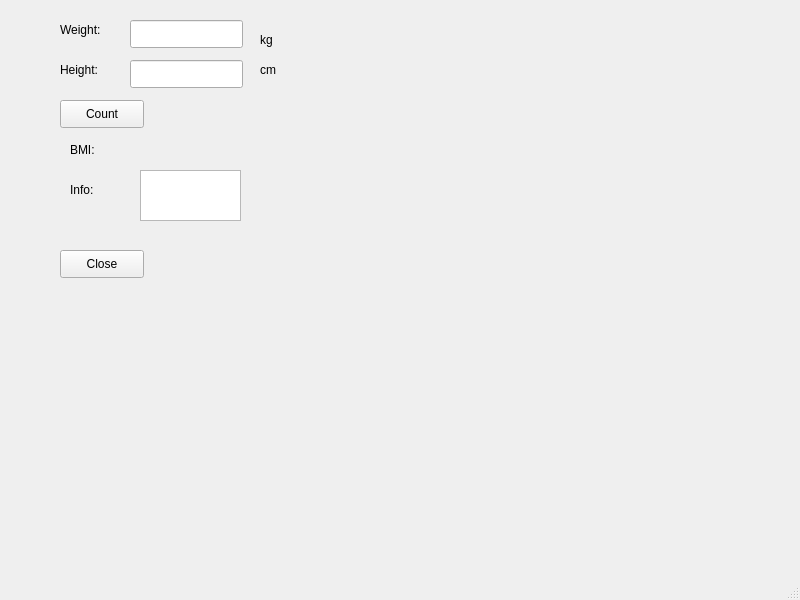
<?xml version="1.0" encoding="UTF-8"?>
<ui version="4.0">
 <class>MainWindow</class>
 <widget class="QMainWindow" name="MainWindow">
  <property name="geometry">
   <rect>
    <x>0</x>
    <y>0</y>
    <width>800</width>
    <height>600</height>
   </rect>
  </property>
  <property name="windowTitle">
   <string>MainWindow</string>
  </property>
  <widget class="QWidget" name="centralwidget">
   <widget class="QPushButton" name="closeButton">
    <property name="geometry">
     <rect>
      <x>60</x>
      <y>250</y>
      <width>84</width>
      <height>28</height>
     </rect>
    </property>
    <property name="text">
     <string>Close</string>
    </property>
   </widget>
   <widget class="QLabel" name="HeightLabel">
    <property name="geometry">
     <rect>
      <x>60</x>
      <y>60</y>
      <width>63</width>
      <height>20</height>
     </rect>
    </property>
    <property name="text">
     <string>Height:</string>
    </property>
   </widget>
   <widget class="QLineEdit" name="heightLineEdit">
    <property name="geometry">
     <rect>
      <x>130</x>
      <y>60</y>
      <width>113</width>
      <height>28</height>
     </rect>
    </property>
   </widget>
   <widget class="QLabel" name="cmLabel">
    <property name="geometry">
     <rect>
      <x>260</x>
      <y>60</y>
      <width>63</width>
      <height>20</height>
     </rect>
    </property>
    <property name="text">
     <string>cm</string>
    </property>
   </widget>
   <widget class="QLabel" name="bmiLabel">
    <property name="geometry">
     <rect>
      <x>70</x>
      <y>140</y>
      <width>63</width>
      <height>20</height>
     </rect>
    </property>
    <property name="text">
     <string>BMI:</string>
    </property>
   </widget>
   <widget class="QLabel" name="kgLabel">
    <property name="geometry">
     <rect>
      <x>260</x>
      <y>30</y>
      <width>63</width>
      <height>20</height>
     </rect>
    </property>
    <property name="text">
     <string>kg</string>
    </property>
   </widget>
   <widget class="QLabel" name="resultLabel">
    <property name="geometry">
     <rect>
      <x>140</x>
      <y>140</y>
      <width>101</width>
      <height>20</height>
     </rect>
    </property>
    <property name="text">
     <string/>
    </property>
   </widget>
   <widget class="QPushButton" name="countButton">
    <property name="geometry">
     <rect>
      <x>60</x>
      <y>100</y>
      <width>84</width>
      <height>28</height>
     </rect>
    </property>
    <property name="text">
     <string>Count</string>
    </property>
   </widget>
   <widget class="QLineEdit" name="weightLineEdit">
    <property name="geometry">
     <rect>
      <x>130</x>
      <y>20</y>
      <width>113</width>
      <height>28</height>
     </rect>
    </property>
   </widget>
   <widget class="QLabel" name="infoLabel">
    <property name="geometry">
     <rect>
      <x>70</x>
      <y>180</y>
      <width>63</width>
      <height>20</height>
     </rect>
    </property>
    <property name="text">
     <string>Info:</string>
    </property>
   </widget>
   <widget class="QLabel" name="WeightLabel">
    <property name="geometry">
     <rect>
      <x>60</x>
      <y>20</y>
      <width>63</width>
      <height>20</height>
     </rect>
    </property>
    <property name="text">
     <string>Weight:</string>
    </property>
   </widget>
   <widget class="QTextBrowser" name="infoTextBrowser">
    <property name="geometry">
     <rect>
      <x>140</x>
      <y>170</y>
      <width>101</width>
      <height>51</height>
     </rect>
    </property>
   </widget>
  </widget>
  <widget class="QMenuBar" name="menubar">
   <property name="geometry">
    <rect>
     <x>0</x>
     <y>0</y>
     <width>800</width>
     <height>25</height>
    </rect>
   </property>
  </widget>
  <widget class="QStatusBar" name="statusbar"/>
 </widget>
 <resources/>
 <connections>
  <connection>
   <sender>closeButton</sender>
   <signal>clicked()</signal>
   <receiver>MainWindow</receiver>
   <slot>close()</slot>
   <hints>
    <hint type="sourcelabel">
     <x>101</x>
     <y>288</y>
    </hint>
    <hint type="destinationlabel">
     <x>399</x>
     <y>299</y>
    </hint>
   </hints>
  </connection>
 </connections>
</ui>
